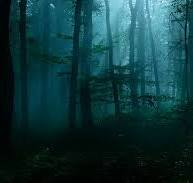
#> input picture Exp - 10/img.jpg, 193 x 183 px
$ python code.py
#> lines starting #> are read from the running program, lines starting #| are printed output that depends on the picture
import cv2
import numpy as np
import matplotlib.pyplot as plt

img = cv2.imread("img.jpg", 0)
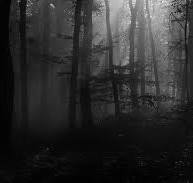
#> img: shape (183, 193); min 0, max 247, mean 43.6

# fourier transformation
F = np.fft.fftshift(np.fft.fft2(img))
M, N = img.shape
#> M = 183; N = 193

# creating freq. distance matrix
u, v = np.meshgrid(np.arange(N)-N//2, np.arange(M)-M//2)
D = np.sqrt(u**2 + v**2)

#low pass and high Pass filter...
LPF = D < 30
HPF = D >= 30

# applying filters
smooth = np.abs(np.fft.ifft2(np.fft.ifftshift(F * LPF)))
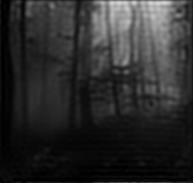
#> smooth: shape (183, 193) float64; min 0.00419, max 212.2, mean 43.7
high_pass = np.abs(np.fft.ifft2(np.fft.ifftshift(F * HPF)))
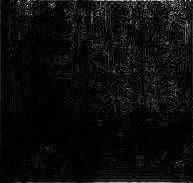
#> high_pass: shape (183, 193) float64; min 2.21e-05, max 99.09, mean 4.9; drawn with min black and max white
sharp = np.clip(img.astype(float) + high_pass, 0, 255)
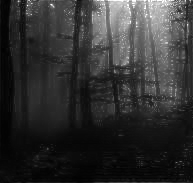
#> sharp: shape (183, 193) float64; min 0.295, max 255, mean 48.5

plt.figure(figsize=(12, 4))

plt.subplot(1, 3, 1)
plt.imshow(img, cmap='gray')
plt.title('org. Image')
plt.axis('off')

plt.subplot(1, 3, 2)
plt.imshow(smooth, cmap='gray')
plt.title('LPF - smoothening')
plt.axis('off')

plt.subplot(1, 3, 3)
plt.imshow(sharp, cmap='gray')
plt.title('HPF - sharpening')
plt.axis('off')
plt.show()
